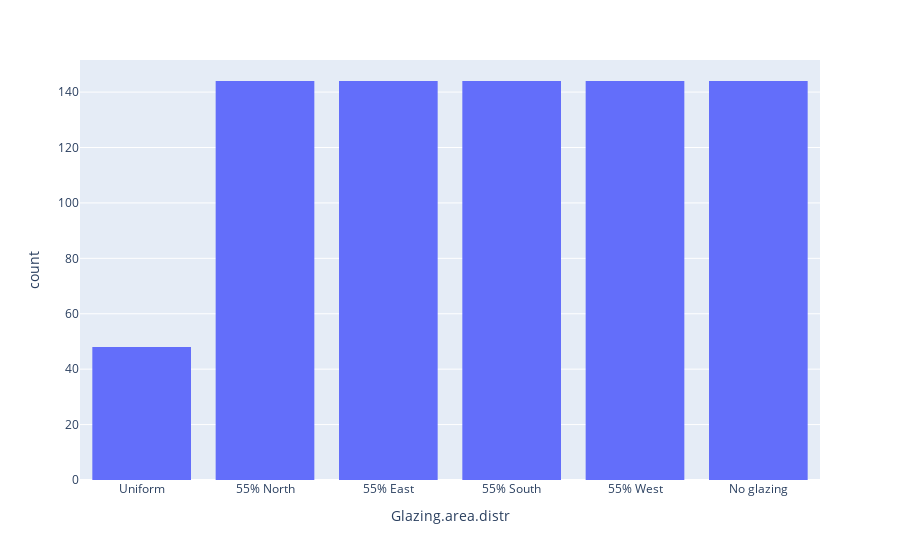

Notebook source saved alongside this figure:
### Markdown cell above
La répartition des orientations des bâtiments est totalement uniforme pour le jeu de données.

### Code cell
px.histogram(x, x="Glazing.area.distr")

### Figure 1 — Plotly figure (JSON) as saved in the notebook; plotly's stock layout.template omitted (floating-point values rounded to 4 significant figures; data arrays with more than 128 entries replaced by an {"elided": "..."} marker saying what was removed)
{"data": [{"alignmentgroup": "True", "bingroup": "x", "hovertemplate": "Glazing.area.distr=%{x}<br>count=%{y}<extra></extra>", "legendgroup": "", "marker": {"color": "#636efa"}, "name": "", "offsetgroup": "", "orientation": "v", "showlegend": false, "type": "histogram", "x": {"elided": "768 str values"}, "xaxis": "x", "yaxis": "y"}], "layout": {"barmode": "relative", "legend": {"tracegroupgap": 0}, "margin": {"t": 60}, "xaxis": {"anchor": "y", "domain": [0, 1], "title": {"text": "Glazing.area.distr"}}, "yaxis": {"anchor": "x", "domain": [0, 1], "title": {"text": "count"}}}}
